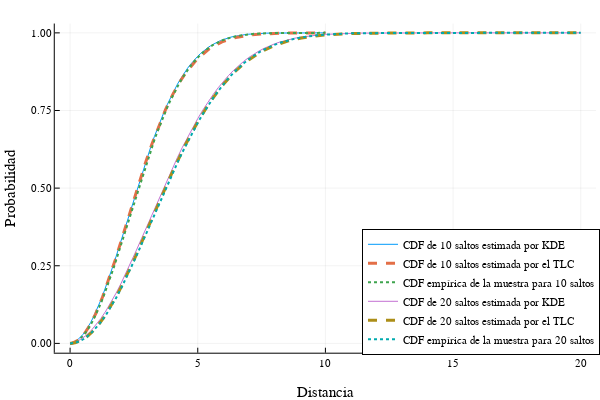

This figure's notebook cell:
### Markdown cell above
La función `p2` es similar a `p1`: cada vez que es llamada dibuja sobre el lienzo que esté siendo usado en ese momento. Un ejemplo

### Code cell
plot(); # Reseteamos el lienzo para empezar a graficar en uno nuevo
p2(10); p2(20)
